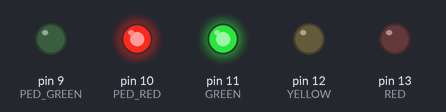
Recording of a sketch running on a simulated Arduino Uno, built with avr-gcc and run on an emulated ATmega328P. Shown: output pins drawn as LEDs (lit = HIGH).

Above: at 2.0 s.
At 10.0 s:
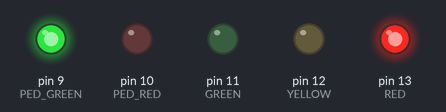
At 14.0 s:
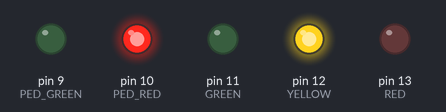
Timing chart, 0 to 20.8 s (numbered marks = the images above):
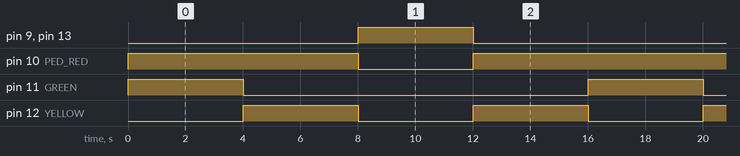

Measured:
- by itself, pin 9 (PED_GREEN), pin 11 (GREEN), pin 13 (RED): alternates HIGH for 4.0 s and LOW for 12.0 s
- by itself, pin 10 (PED_RED): repeats every 16.0 s: LOW 4.0 s, HIGH 12.0 s
- by itself, pin 12 (YELLOW): alternates HIGH for 4.0 s and LOW for 4.0 s

The sketch:

31-ped_leds_tidyup.ino
```cpp
// putting the lighting sequence into it's own function

const int RED = 13;
const int YELLOW = 12;
const int GREEN = 11;
const int PED_RED = 10;
const int PED_GREEN = 9;

void lightSequence() {
  digitalWrite(PED_RED, HIGH);
  digitalWrite(GREEN, HIGH);
  delay(4000);
  digitalWrite(GREEN, LOW);
  digitalWrite(YELLOW, HIGH);
  delay(4000);
  digitalWrite(YELLOW, LOW);
  digitalWrite(RED, HIGH);
  digitalWrite(PED_RED, LOW);
  digitalWrite(PED_GREEN, HIGH);
  delay(4000);
  digitalWrite(PED_GREEN, LOW);
  digitalWrite(PED_RED, HIGH);
  digitalWrite(RED, LOW);
  digitalWrite(YELLOW, HIGH);
  delay(4000);
  digitalWrite(YELLOW, LOW);
}

void setup() {
  pinMode(RED, OUTPUT);
  pinMode(YELLOW, OUTPUT);
  pinMode(GREEN, OUTPUT);
  pinMode(PED_RED, OUTPUT);
  pinMode(PED_GREEN, OUTPUT);
}

void loop() {
  lightSequence();
}
```
